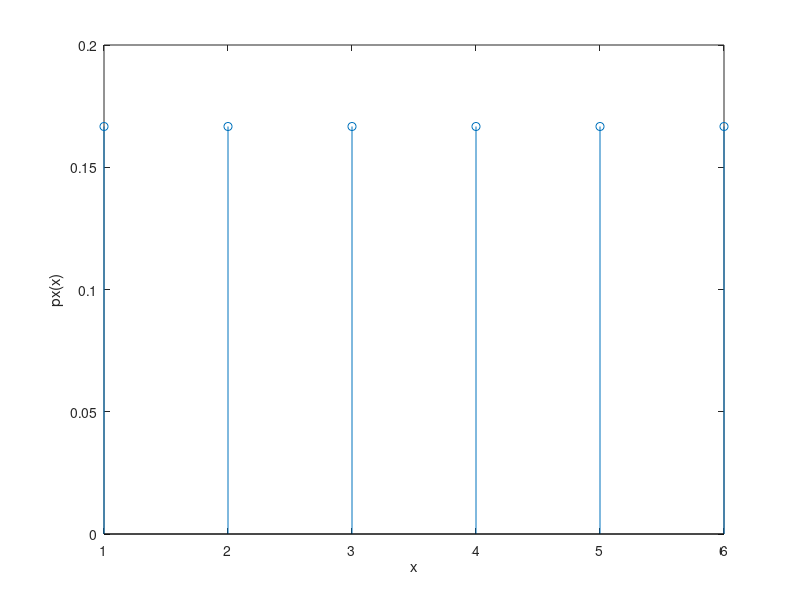

MATLAB code to generate this figure:
clear all;

x = 1:6;
p = ones(1,6)/6;

% Y = ones(n) returns an n-by-n matrix of 1s
stem(x,p),xlabel('x'),ylabel('px(x)') 